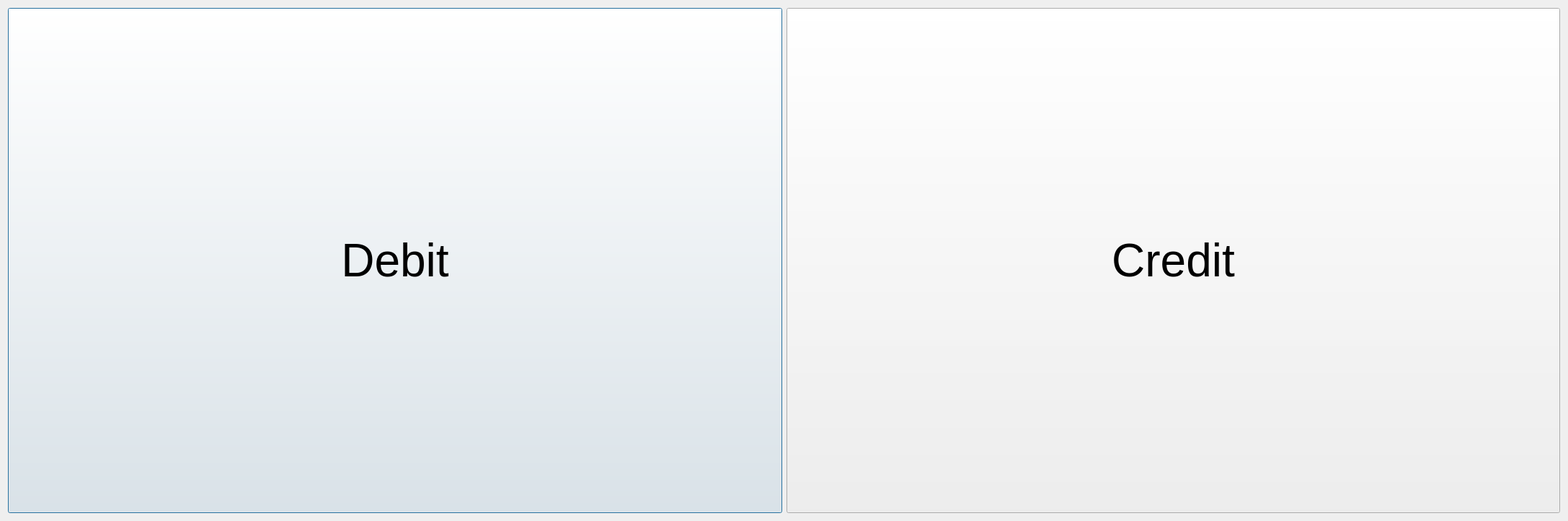
<?xml version="1.0" encoding="UTF-8"?>
<ui version="4.0">
 <class>Menu</class>
 <widget class="QDialog" name="Menu">
  <property name="geometry">
   <rect>
    <x>0</x>
    <y>0</y>
    <width>2175</width>
    <height>722</height>
   </rect>
  </property>
  <property name="windowTitle">
   <string>Dialog</string>
  </property>
  <property name="layoutDirection">
   <enum>Qt::LeftToRight</enum>
  </property>
  <property name="autoFillBackground">
   <bool>false</bool>
  </property>
  <layout class="QHBoxLayout" name="horizontalLayout">
   <item>
    <widget class="QPushButton" name="btnDebit">
     <property name="sizePolicy">
      <sizepolicy hsizetype="Preferred" vsizetype="Preferred">
       <horstretch>0</horstretch>
       <verstretch>0</verstretch>
      </sizepolicy>
     </property>
     <property name="font">
      <font>
       <pointsize>48</pointsize>
      </font>
     </property>
     <property name="styleSheet">
      <string notr="true"/>
     </property>
     <property name="text">
      <string>Debit</string>
     </property>
    </widget>
   </item>
   <item>
    <widget class="QPushButton" name="btnCredit">
     <property name="sizePolicy">
      <sizepolicy hsizetype="Preferred" vsizetype="Preferred">
       <horstretch>0</horstretch>
       <verstretch>0</verstretch>
      </sizepolicy>
     </property>
     <property name="font">
      <font>
       <pointsize>48</pointsize>
      </font>
     </property>
     <property name="styleSheet">
      <string notr="true"/>
     </property>
     <property name="text">
      <string>Credit</string>
     </property>
    </widget>
   </item>
  </layout>
 </widget>
 <resources/>
 <connections/>
</ui>
